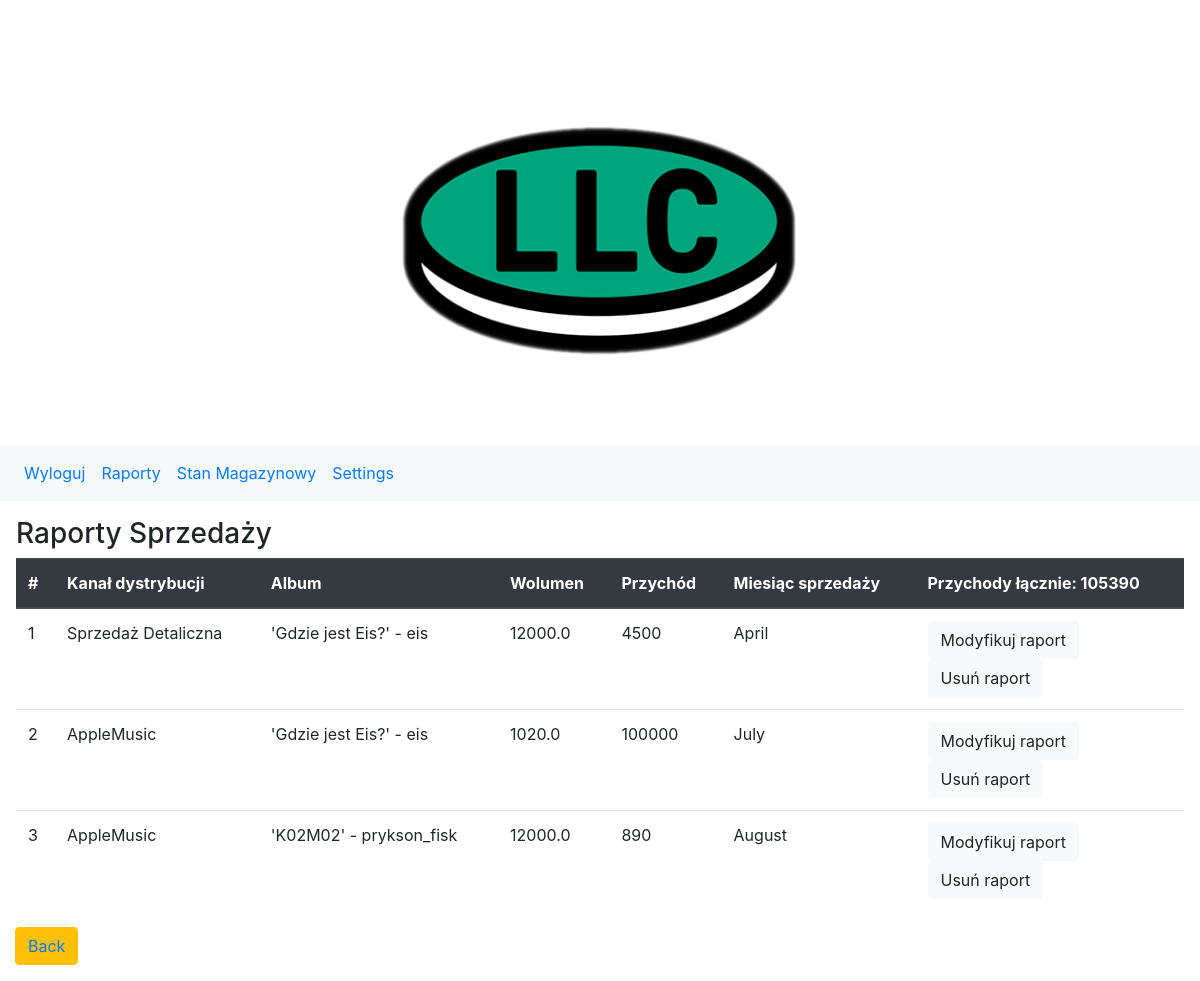
Page /lajkacorp/income_all (signed in) on the committed database.
### lajkacorp/models.py (models this page shows, shortened)
class Income(models.Model):
    MONTHS = (
        ('January','January'),
        ('February', 'February'),
        ('March', 'March'),
        ('April', 'April'),
        ('May', 'May'),
        ('June', 'June'),
        ('July', 'July'),
        ('August', 'August'),
        ('September', 'September'),
        ('October', 'October'),
        ('November', 'November'),
        ('December', 'December'),
    )
    MONTHS2 = (
        (1,'January'),
        (2, 'February'),
        (3, 'March'),
        (4, 'April'),
        (5, 'May'),
        (6, 'June'),
        (7, 'July'),
        (8, 'August'),
        (9, 'September'),
        (10, 'October'),
        (11, 'November'),
        (12, 'December'),
    )
    chanel = models.ForeignKey(Distribution, on_delete=models.CASCADE, related_name='distro_income')
    album = models.ForeignKey(MusicAlbum, on_delete=models.CASCADE, related_name='album_income')
    volume = models.FloatField()
    income = models.IntegerField(default=0)
    month = models.CharField(choices=MONTHS, default='January', max_length=64)
    month2 = models.IntegerField(choices=MONTHS2, default=1)
    year = models.IntegerField(default='2022')

class Distribution(models.Model):
    name = models.CharField(max_length=128)

class MusicAlbum(models.Model):
    title = models.CharField(max_length=128, unique=True)
    author = models.ForeignKey(User, on_delete=models.CASCADE, related_name='album_author')
    def __str__(self):
        return f"'{self.title}' - {self.author}"

### lajkacorp/views.py (the view)
# urls.py: path('income_all', views.IncomeListViewAll.as_view(), name='income_all'),
class IncomeListViewAll(LoginRequiredMixin, PermissionRequiredMixin, View):
    permission_required = ['lajkacorp.view_contenttype']
    def get(self, request):
        incomes = Income.objects.all().order_by('month2')
        incomes_total = sum(incomes.values_list('income', flat=True))
        return render(request, 'income_all.html',
                      {'incomes': incomes, 'total_inc': incomes_total})

### accounts/templates/income_all.html (shortened to what this page needs)
{% extends 'base.html' %}
{% block content %}
<h3>Raporty Sprzedaży</h3>
    <table class="table">
  <thead class="thead-dark">
    <tr>
        <th>#</th>
        <th>Kanał dystrybucji</th>
        <th>Album</th>
        <th>Wolumen</th>
        <th>Przychód</th>
        <th>Miesiąc sprzedaży</th>
        <th>Przychody łącznie: {{ total_inc }}</th>
    </tr>
  </thead>
    {%  for income in incomes %}
        <tr>
        <td>{{ forloop.counter }}</td>
        <td>{{ income.chanel.name }}</td>
        <td>{{ income.album }}</td>
            <td>{{ income.volume }}</td>
            <td>{{ income.income }}</td>
            <td>{{ income.get_month2_display }} </td>
            <td><a type="button" class="btn btn-light" href="{% url 'update_income' income.id %}"> Modyfikuj raport</a></li><br>
        <a type="button" class="btn btn-light" href="{% url 'delete_income' income.id %}"> Usuń raport</a></li><br>
        </td>
    </tr>
    {% endfor %}
    </table>
<div class="input-group-append">
    <button type="button" class="btn btn-warning">
        <a href="{% url 'settings' %}">Back</a>
    </button>
</div>
{% endblock %}

### templates/base.html (shortened to what this page needs)
{% load static %}
<!doctype html>
<html lang="en">
<head>
    <link rel="stylesheet" href="https://cdn.jsdelivr.net/npm/bootstrap@4.3.1/dist/css/bootstrap.min.css">
</head>
<body>
<img src="{% static 'llc.jpeg' %}" class="img-fluid" alt="...">
{% include 'top_navbar.html' %}
<div class="m-3">
{% block content %}
{% endblock %}
</div>
</body>
</html>

### accounts/templates/top_navbar.html
<nav class="navbar navbar-expand-lg bg-light">
    <div>
        {% include 'accounts/login_panel.html' %}
    </div>
    {% if user.is_authenticated %}
        {% include 'links.html' %}
    {% endif %}
</nav>

### accounts/templates/accounts/login_panel.html
<div class="collapse navbar-collapse" id="navbarNav">
    <ul class="navbar-nav">
        {% if user.is_authenticated %}
            <li class="nav-item">
                <a class="nav-link" href="{% url 'logout' %}">Wyloguj</a>
            </li>
        {% else %}
            <li class="nav-item">
                <a class="nav-link" href="{% url 'login' %}">Zaloguj</a>
            </li>
        {% endif %}
    </ul>
</div>

### templates/links.html
<div class="collapse navbar-collapse" id="navbarNav">
    <ul class="navbar-nav">
        <li class="nav-item">
            <a class="nav-link" href="{% url 'income_list' %}">Raporty</a>
        </li>
        <li class="nav-item">
            <a class="nav-link" href="{% url 'storeroom_user' %}">Stan Magazynowy</a>
        </li>
        <li class="nav-item">
            <a class="nav-link" href="{% url 'settings' %}">Settings</a>
        </li>
    </ul>
</div>

### rows in the picture
Income: chanel.name "Sprzedaż Detaliczna", album "'Gdzie jest Eis?' - eis", volume "12000.0", income "4500", month2 "April"
Income: chanel.name "AppleMusic", album "'Gdzie jest Eis?' - eis", volume "1020.0", income "100000", month2 "July"
Income: chanel.name "AppleMusic", album "'K02M02' - prykson_fisk", volume "12000.0", income "890", month2 "August"

### other values in the picture
{{ total_inc }} "105390"
